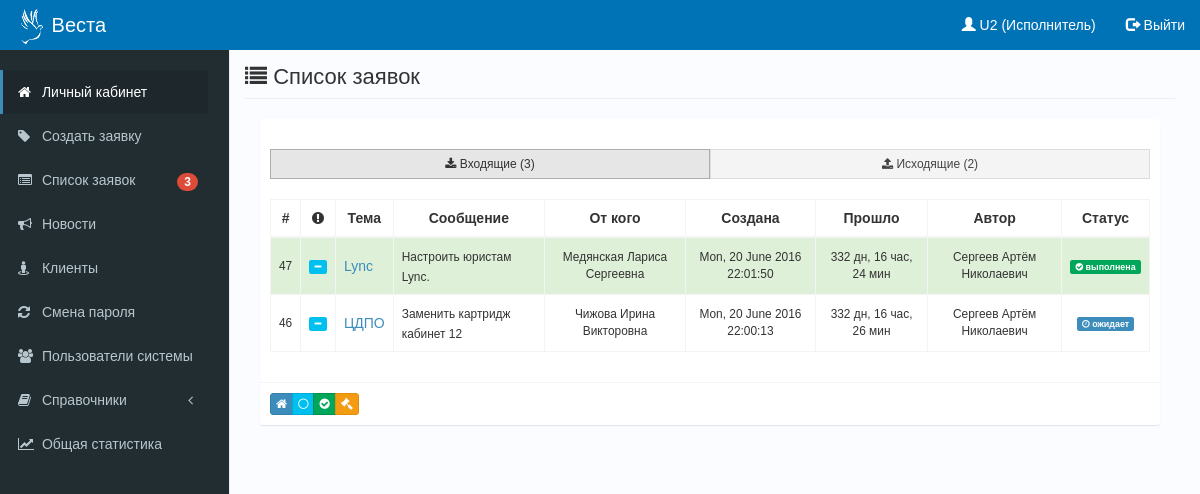
The app's page /?act=out (signed in), older data.
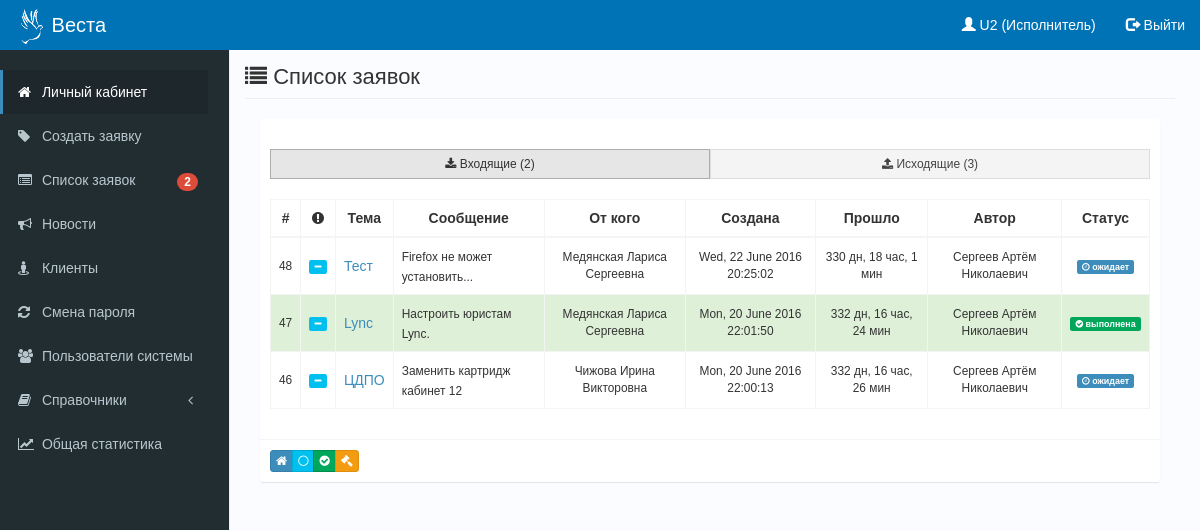
The same page, newer data.
### tables this page shows
CREATE TABLE IF NOT EXISTS `tickets` (
  `id` int(11) NOT NULL,
  `user_create_id` int(11) DEFAULT NULL,
  `user_to_id` int(11) DEFAULT NULL,
  `date_create` datetime DEFAULT NULL,
  `theme` varchar(256) DEFAULT NULL,
  `msg` text,
  `id_client` int(11) DEFAULT NULL,
  `id_otdel` int(11) DEFAULT NULL,
  `status` int(11) DEFAULT NULL,
  `prioritet` int(11) DEFAULT NULL,
  `arch` int(11) DEFAULT NULL,
  `date_ok` datetime DEFAULT NULL,
  `history` varchar(512) DEFAULT NULL,
  `last_update` datetime DEFAULT NULL
);

CREATE TABLE IF NOT EXISTS `clients` (
  `id` int(11) NOT NULL,
  `fio` varchar(256) DEFAULT NULL,
  `id_otdel` int(11) DEFAULT NULL,
  `id_doljn` int(11) DEFAULT NULL,
  `tel` varchar(32) DEFAULT NULL,
  `email` varchar(64) DEFAULT NULL,
  `kabinet` varchar(64) DEFAULT NULL
);

CREATE TABLE IF NOT EXISTS `users` (
  `id` int(11) NOT NULL,
  `fio` varchar(256) DEFAULT NULL,
  `login` varchar(64) DEFAULT NULL,
  `pass` varchar(64) DEFAULT NULL,
  `status` int(1) DEFAULT NULL,
  `priv` int(1) DEFAULT NULL,
  `email` varchar(64) DEFAULT NULL,
  `tel` varchar(32) DEFAULT NULL,
  `last_time` datetime DEFAULT NULL
);

### template/out.php (the view, shortened to what this page needs)
<?php require 'template/header.php';
include('../connect_bd.php');
$id_user = $_SESSION["id_user"];
?>
<h1 class="page-header"><i class="fa fa-list"></i> Список заявок</h1>
<div class="col-md-12">
    <div class="box box-solid">
        <div class="box-header">
        </div>
        <div class="box-body">
            <div class="">
<?php
if (IS_KOORD)
{
    $result = $mysqli->query("  SELECT COUNT(*) as count FROM tickets
                                WHERE status = 2");
        if ($result)
            $row_vhod = $result->fetch_array();
    $result = $mysqli->query("  SELECT COUNT(*) as count FROM tickets
                                WHERE user_create_id = '$id_user'");
        if ($result)
            $row_ishod = $result->fetch_array();
}
else
{
    $result = $mysqli->query("  SELECT COUNT(*) as count FROM tickets
                                WHERE user_to_id = '$id_user' AND status = 2");
        if ($result)
            $row_vhod = $result->fetch_array();
    $result = $mysqli->query("  SELECT COUNT(*) as count FROM tickets
                                WHERE user_create_id = '$id_user'");
        if ($result)
            $row_ishod = $result->fetch_array();
}
?>
                <div class="btn-group btn-group-justified">
                    <a class="btn btn-default btn-sm btn-flat active " role="button" href="?act=in"><i class="fa fa-download"></i> Входящие <span id="label_list_in">(<?=$row_vhod["count"]?>) </span></a>
                    <a class="btn btn-default btn-sm btn-flat " role="button" id="link_out" href="?act=out"><i class="fa fa-upload"></i> Исходящие <span id="label_list_out">(<?=$row_ishod["count"]?>)</span> </a>
                </div>
            </div>
            <br>
            <div>
<?php
switch ($_POST["sort_ticket"])
{
    default:
        $pref = "";
        break;
}
    $result = $mysqli->query("SELECT tickets.id AS id, tickets.prioritet AS prioritet, tickets.theme AS theme, tickets.msg AS msg, clients.fio AS client, tickets.date_create AS date_create, users.fio AS user, tickets.status AS status FROM tickets JOIN clients ON tickets.id_client = clients.id JOIN users ON tickets.user_create_id = users.id WHERE arch = 0 AND tickets.user_create_id = '$id_user'".$pref." ORDER BY tickets.id DESC");
    if ($result):?>
            <div class="table-responsive">
                <table class="table table-bordered table-hover " style=" font-size: 14px;" >
                    <thead>
                        <tr>
                            <th><center>#</center></th>
                            <th><center><i class="fa fa-exclamation-circle"></i></center></th>
                            <th><center>Тема</center></th>
                            <th><center>Сообщение</center></th>
                            <th><center>От кого</center></th>
                            <th><center>Создана</center></th>
                            <th><center>Прошло</center></th>
                            <th><center>Автор</center></th>
                            <th><center>Статус</center></th>
                        </tr>
                    </thead>
                    <tbody>
                        <form role="form" id="Form">
    <?php while ($row = $result->fetch_assoc()):?>
                        <?php
                            switch ($row["status"]):
                            case '0':?>
                                <tr class="success">
                                <?php
                                break;
                            case '1':?>
                                <?php
                        endswitch?>
                            <td style=" vertical-align: middle; "><small class=""><center><?=$row["id"]?></center></small>
                            </td>
                            <td style=" vertical-align: middle; ">
                                <small class="">
                                    <center>
                            <?php
                                switch ($row["prioritet"]):
                                    case '0':?>
                                        <?php
                                    case '1':?>
                                        <span data-original-title="Средний приоритет" class="label bg-aqua" data-toggle="tooltip" data-placement="bottom" title=""><i class="fa fa-minus"></i></span>
                                        <?php
                                        break;
                                    case '2':?>
                                        <?php
                                endswitch?>
                                    </center>
                                </small>
                            </td>
                             <td style=" vertical-align: middle; "><a class=" pops" title="" href="?act=show_ticket&id=<?=$row["id"]?>"><?=$row["theme"]?></a>
                            </td>
                            <td style=" vertical-align: middle; "><small class=""><?php if (mb_strlen($row["msg"]) > 30){ $row["msg"] = mb_substr($row["msg"], 0, 27).'...';} $row["msg"] = nl2br($row["msg"]); echo $row["msg"];?></small></td>
                            <td style=" vertical-align: middle; "><small class=""><center><?=$row["client"]?></center></small></td>
                            <td style=" vertical-align: middle; "><small class=""><center><?php setlocale(LC_ALL, 'ru_RU.UTF8'); echo strftime("%a, %e %B %Y %H:%M:%S", strtotime($row["date_create"]));?></center></small></td>
                            <td style=" vertical-align: middle; "><small class="">
                                <center>
                                <?php
                                    $datetime1 = new DateTime($row["date_create"]);
                                    $datetime2 = new DateTime("now");
                                    $datetime2->format('%Y-%m-%d %H:%i:%s');
                                    $interval = $datetime2->diff($datetime1);
                                    echo $interval->format('%a дн, %h час, %i мин');
                                ?>
                                </center></small>
                            </td>
                            <td style=" vertical-align: middle; "><small class=""><center><?=$row["user"]?></center></small></td>
                            <td style=" vertical-align: middle; "><small>
                                <center>
                                <?php
                                    switch ($row["status"]):
                                    case '0':?>
                                        <span class="label label-success"><i class="fa fa-check-circle"></i> выполнена</span>
                                        <?php
                                        break;
                                    case '1':?>
                                        <?php
                                    case '2':?>
                                        <span class="label label-primary"><i class="fa fa-clock-o"></i> ожидает</span>
                                        <?php
                                        break;
                                endswitch?>
                                </center></small>
                            </td>
                        </tr>
    <?php endwhile;?>
                        </form>
                    </tbody>
                </table>
            </div>
    <?php endif;
?>
        </div>
        </div>
    <div class="box-footer clearfix">
        <div class="pull-left">
            <form action="" method="POST">
                <div class="btn-group btn-group-xs">
                <button data-original-title="Показать все" name="sort_ticket" value="all" type="submit" class="btn btn-primary " data-toggle="tooltip" data-placement="bottom" title=""><i class="fa fa-home"></i> </button>
                <button data-original-title="Свободные" name="sort_ticket" value="free" data-toggle="tooltip" data-placement="bottom" title="" type="submit" class="btn btn-info "><i class="fa fa-circle-thin"></i> </button>
                <button data-original-title="Выполненные" name="sort_ticket" value="ok" data-toggle="tooltip" data-placement="bottom" title="" type="submit" class="btn btn-success "><i class="fa fa-check-circle"></i> </button>
                <button data-original-title="В обработке" name="sort_ticket" value="ilock" data-toggle="tooltip" data-placement="bottom" title="" type="submit" class="btn btn-warning "><i class="fa fa-gavel"></i> </button>
                </div>
            </form>
        </div>
    </div>
</div>
</div>
<?php require 'template/footer.php' ?>

### index.php (shortened to what this page needs)
<?php
include_once('connect_bd.php');
$act = isset($_GET['act']) ? $_GET['act'] : 'login';
switch ($act)
{
	case 'out':
		require 'template/out.php';
		break;
}
?>

### template/header.php (shortened to what this page needs)
<!DOCTYPE html>
<html lang="en">
  <head>
    <link href="bootstrap/css/bootstrap.css" rel="stylesheet">
    <link href="bootstrap/css/dashboard.css" rel="stylesheet">
    <link href="bootstrap/css/bootstrap-select.css" rel="stylesheet">
    <link rel="stylesheet" href="font-awesome/css/font-awesome.min.css">
    <link rel="stylesheet" href="css/AdminLTE.css">
    <link rel="stylesheet" href="css/skin-blue.css">
    <link rel="stylesheet" href="css/bootstrap-datetimepicker.min.css">
  </head>
  <body class="skin-blue" style="">
    <div class="navbar bg-blue navbar-fixed-top" role="navigation">
      <div class="container-fluid">
        <div class="navbar-header">
            <a href="index.php" class="logo">
                <img src="img/logo_small_white.png"></img> Веста
            </a>
        </div>
        <?php
            switch ($_SESSION['priv'])
            {
                case 2:
                $role = "Исполнитель";
                    break;
            }
        ?>
        <div class="collapse navbar-collapse">
          <ul class="nav navbar-nav navbar-right">
            <li><a href="?act=lk"><span class="glyphicon glyphicon-user" aria-hidden="true">
                                  </span><?php echo " ".$_SESSION['login']. " (".$role.")" ?>
                </a>
            </li>
            <li>
              <a href="?act=logout"><span class="glyphicon glyphicon-log-out" aria-hidden="true">
                                  </span> Выйти</a>
            </li>
          </ul>
        </div>
      </div>
    </div>
    <div class="content-wrapper">
        <div class="sidebar">
            <br>
            <ul class="sidebar-menu">
                <li class="active">
                    <a href="?act=lk">
                        <i class="fa fa-home"></i> <span>
                        Личный кабинет</span>
                    </a>
                </li>
                <li>
                    <a href="?act=ticket_add"><i class="fa fa-tag"></i> Создать заявку</a>
                </li>
                <?php
                    $result = $mysqli->query("SELECT COUNT(*) as count FROM tickets WHERE user_to_id = '".$_SESSION["id_user"]."' AND status = 2");
                    if ($result)
                        $row_vhod = $result->fetch_array();
                ?>
                <li>
                    <a href="?act=ticket_list"><i class="fa fa-list-alt"></i> Список заявок
                        <small id="tt_label">
                        <?php
                            if ($row_vhod["count"] != 0):?>
                            <small class="badge pull-right bg-red"><?=$row_vhod["count"]?></small>
                        <?php endif ?>
                        </small></a>
                </li>
                <li>
                    <a href="?act=news"><i class="fa fa-bullhorn"></i> Новости</a>
                </li>
                <li>
                    <a href="?act=client"><i class="fa fa-street-view "></i>  Клиенты</a>
                </li>
                <li>
                    <a href="?act=smena_pw"><i class="fa fa-refresh"></i>  Смена пароля</a>
                </li>
                <li>
                    <a href="?act=user"><i class="fa fa-users"></i> Пользователи системы</a>
                </li>
                <li class="treeview ">
                    <a href="#">
                        <i class="fa fa-book"></i><span> Справочники</span><i class="fa fa-angle-left pull-right"></i>
                    </a>
                </li>
		<li>
		    <a href='?act=report_otdel'><i class="fa fa-line-chart"></i> Общая статистика</a>
		</li>
            </ul>
        </div>
      <div class="row">
        <div class="main">

### template/footer.php
			</div>
        </div>
    </div>
  </body>
</html>

### css/skin-blue.css (style rules this page uses)
.skin-blue .sidebar-menu > li > a { border-left: 3px solid transparent; margin-right: 1px; }
.skin-blue .sidebar-menu > li > a:hover, .skin-blue .sidebar-menu > li.active > a { color: #ffffff; background: #1e282c; border-left-color: #3c8dbc; }
.skin-blue .sidebar a { color: #b8c7ce; }

### template/header.php (style rules this page uses)
body { padding-top: 20px; margin-left: -10px; }
.sidebar { overflow: hidden; top: 0; left: 0; padding-top: 50px; padding-left: 0px; min-height: 100%; width: 230px; z-index: 810; -webkit-transition: -webkit-transform 0.3s cubic-bezier(0.32, 1.25, 0.375, 1.15); -moz-transition: -moz-transform 0.3s cubic-bezier(0.32, 1.25, 0.375, 1.15); -o-transition: -o-transform 0.3s cubic-bezier(0.32, 1.25, 0.375, 1.15); transition: transform 0.3s cubic-bezier(0.32, 1.25, 0.375, 1.15); background: #222d32; }
.skin-blue .navbar .nav > li > a { color: #ffffff; }
.skin-blue .navbar-header .logo { background-color: #367fa9; color: #ffffff; border-bottom: 0px solid transparent; }
.navbar-header .logo { display: block; float: left; height: 50px; font-size: 20px; line-height: 50px; text-align: left; width: 230px; padding: 0px; font-weight: 300; }
.skin-blue .navbar .navbar-header > a { color: #ffffff; }

### template/out.php (style rules this page uses)
body { padding-top: 45px; }

Row changes from the older to the newer data that the page shows:
added tickets: id "48", prioritet 1 (drawn), theme "Тест", msg "Firefox не может установить...", id_client.fio "Медянская Лариса Сергеевна", date_create "Wed, 22 June 2016 20:25:02", date_create "330 дн, 18 час, 1 мин", user_create.fio "Сергеев Артём Николаевич", status 2 (drawn)
Text that changed along with them:
$row_vhod["count"]: "3" → "2"
$row_ishod["count"]: "2" → "3"
